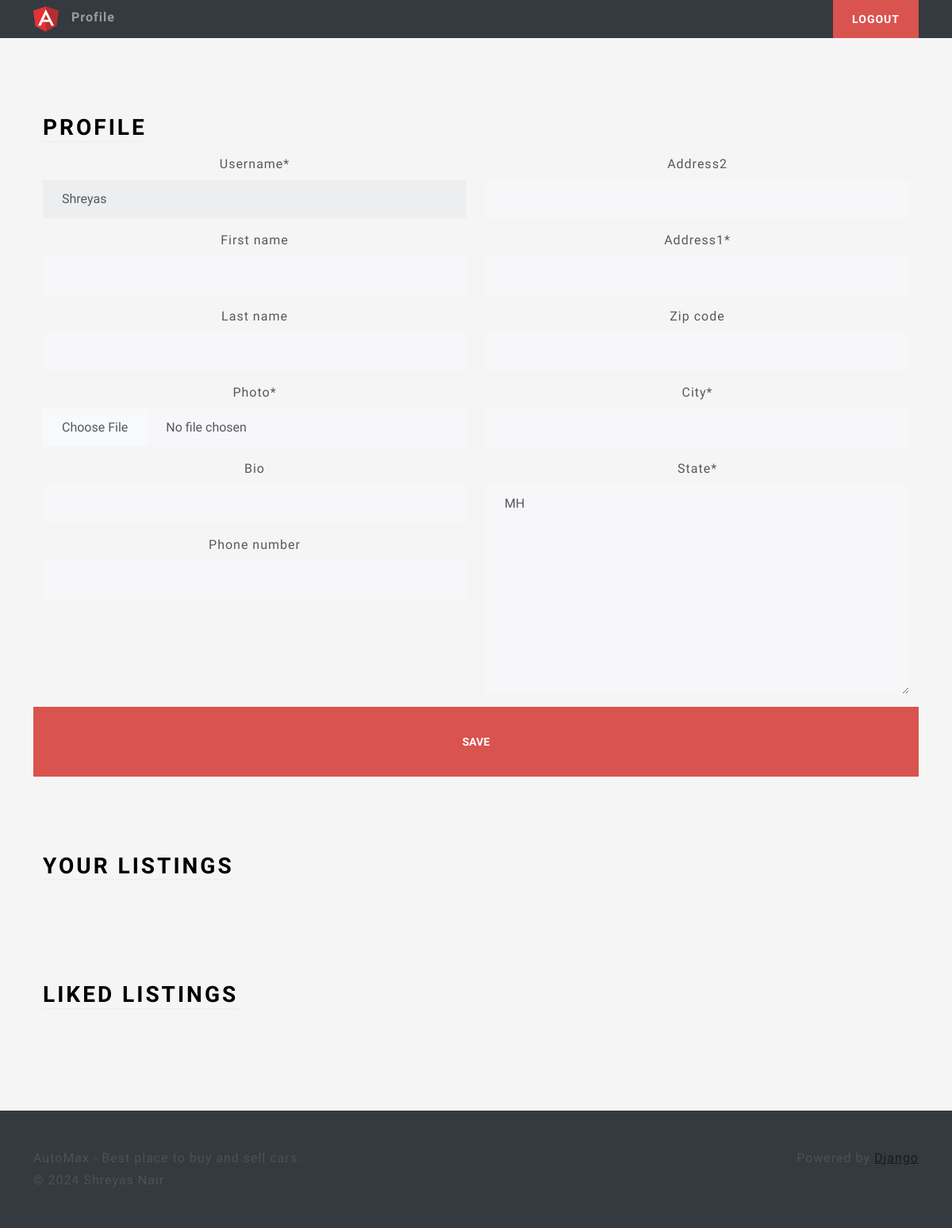
The app's page /profile/ (signed in), older data.
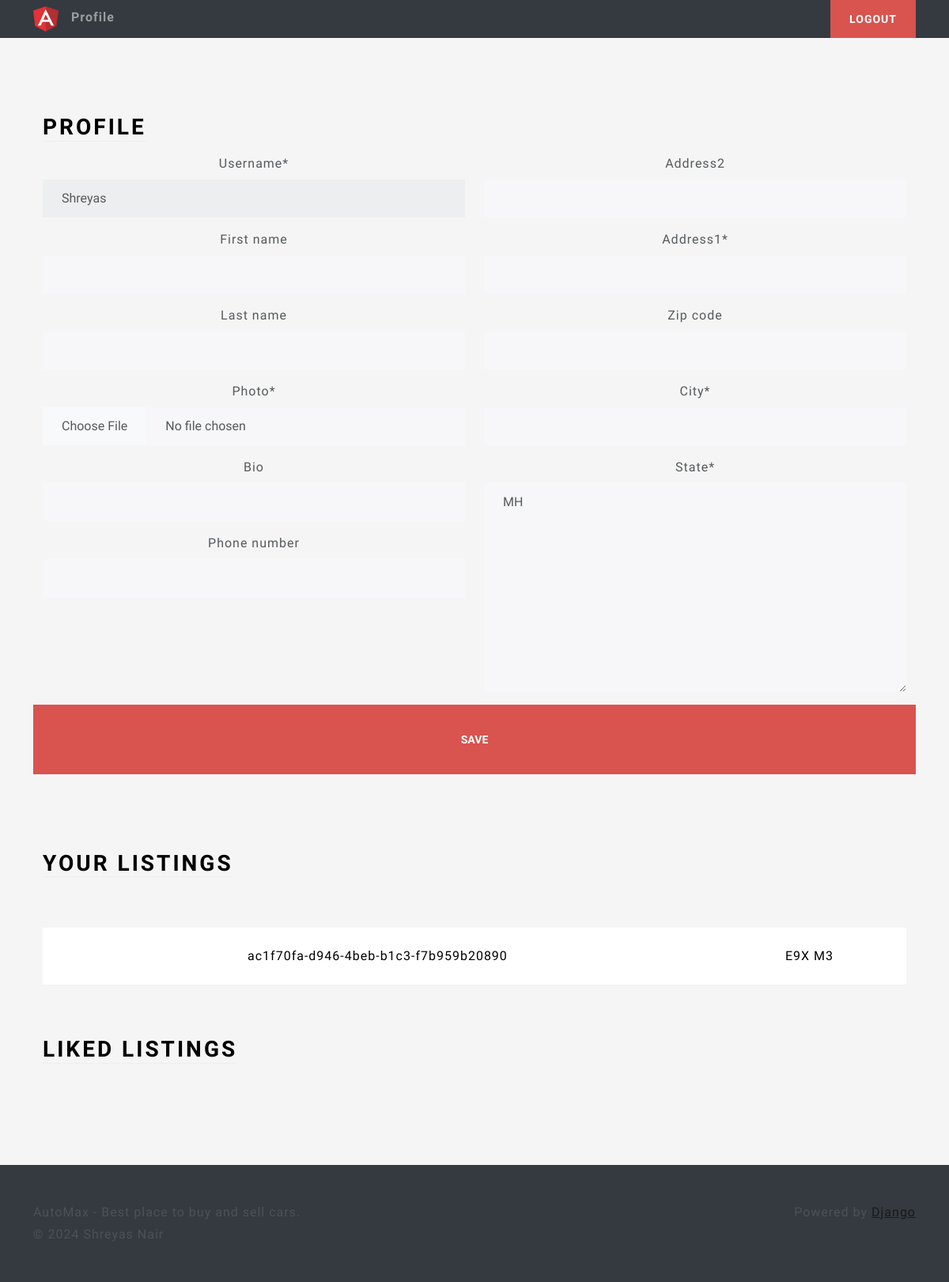
The same page, newer data.
### users/models.py (models this page shows, shortened)
class Profile(models.Model):
    user = models.OneToOneField(User, on_delete=models.CASCADE )
    photo = models.ImageField(null=True,upload_to=user_directory)
    bio = models.CharField(max_length=140 ,blank=True)
    phone_number= models.CharField(max_length=10,blank=True)
    location = models.OneToOneField(Location,on_delete=models.SET_NULL,null=True)

class Location(models.Model):
    address1 =models.CharField(max_length=128,blank=True)
    address2=models.CharField(max_length=128, blank=True)
    city = models.CharField(max_length=64)
    state = INStateField(default="MH")
    zip_code = INZipCodeField(required=True)

### main/models.py (models this page shows, shortened)
class Listing(models.Model):
    id = models.UUIDField(
        primary_key=True, default=uuid.uuid4, unique=True, editable=False)
    created_at = models.DateTimeField(auto_now_add=True)
    updated_at = models.DateTimeField(auto_now=True)
    seller = models.ForeignKey(Profile, on_delete=models.CASCADE)
    brand = models.CharField(max_length=24, choices=CARS_BRANDS, default=None)
    model = models.CharField(max_length=64,)
    vin = models.CharField(max_length=17,)
    mileage = models.IntegerField(default=0)
    color = models.CharField(max_length=24,default='White')
    description = models.TextField()
    engine = models.CharField(max_length=24)
    transmisson = models.CharField(
        max_length=24, choices=TRANSMISSION_OPTIONS, default=None)
    location = models.OneToOneField(
        Location, on_delete=models.SET_NULL, null=True)
    image = models.ImageField(upload_to=user_listing_path)

### users/views.py (the view, shortened to what this page needs)
# urls.py: path('profile/',ProfileView.as_view(),name='profile'),
@method_decorator(login_required, name='dispatch')
class ProfileView(View):
    def get(self, request):
        user_listings = Listing.objects.filter(seller = request.user.profile)
        user_liked_listings = LikedListing.objects.filter(profile = request.user.profile).all()
        user_form = UserForm(instance=request.user)
        profile_form = ProfileForm(instance=request.user.profile)
        location_form = LocationForm(instance=request.user.profile.location)
        return render(request, 'views/profile.html',{'user_form':user_form,'profile_form':profile_form,'location_form':location_form,'user_listings':user_listings,'user_liked_listings':user_liked_listings})

### users/forms.py
class UserForm(forms.ModelForm):
    username = forms.CharField(disabled=True)
    class Meta:
        model = User
        fields =("username","first_name","last_name")

class ProfileForm(forms.ModelForm):
    photo = forms.ImageField(widget=CustomPictureImageFieldWidget)
    bio = forms.TextInput()
    class Meta:
        model = Profile
        fields =("photo","bio","phone_number")

### main/templates/views/profile.html (shortened to what this page needs)
{% extends 'base/base.html' %}
{% load static %}
{% load crispy_forms_tags %}
{% block 'body' %}
<div class="container-fluid text-center py-5">
    <div class="container px-4 py-5" id="hanging-icons">
        <div class="row g-4">
            <div class="col d-flex align-items-start">
                <div>
                    <h2 class="mb-3 border-bottom" style="color: black">Profile</h2>
                </div>
            </div>
        </div>
        <form action="" method="post" enctype="multipart/form-data">
            <div class="row">
                <div class="col-6">
                    {{ user_form|crispy }}
                    {{ profile_form|crispy }}
                </div>
                <div class="col-6">
                    {{ location_form|crispy }}
                </div>
                <br>
                <button class="btn btn-lg btn-danger" type="submit" value="Submit">Save</button>
            </div>
        </form>
    </div>
    <div class="container px-4">
        <div class="row g-4 py-5">
            <div class="col d-flex align-items-start">
                <div>
                    <h2 class="mb-3 border-bottom" style="color: black">Your Listings</h2>
                </div>
            </div>
        </div>
        <table class="table table-hover">
            <tbody>
                {% for listing in user_listings %}
                <tr>
                    <td>{{ listing.id }}</td>
                    <td>{{listing.model }}</td>
                </tr>
                {% endfor %}
            </tbody>
        </table>
    </div>
    <div class="container px-4">
        <div class="row g-4 py-5">
            <div class="col d-flex align-items-start">
                <div>
                    <h2 class="mb-3 border-bottom" style="color: black">Liked Listings</h2>
                </div>
            </div>
        </div>
    </div>
</div>
{% endblock %}

### main/templates/base/base.html (shortened to what this page needs)
{%load static%}
<!DOCTYPE html>
<html lang="en" class="h-100">
<head>
    <link rel="stylesheet" href="{% static 'css/bootstrap.min.css' %}">
    <link rel="stylesheet" href="{% static 'css/style.css' %}">
</head>
<body>
    {% block header %}
        <header class="p3 bg-dark w-100 nav-masthead text-white">
            <div class="container">
                <div class="d-flex flex-wrap align-items-center justify-content-center justify-content-lg-start">
                    <a href="{% url 'home' %}"class="d-flex align-items-center mb-2 mb-lg-0 text-white text-decoration-none">
                        <img class="bi me-2" aria-label="bootstrap" src="{% static 'images/logo.png' %}" alt="Logo" width="32" height="32">
                    </a>
                    {% if request.user.is_authenticated %}
                <ul class="nav col-12 col-lg-auto me-lg-auto mb-2 justify-content-center mb-md-0">
                    <li>
                        <a href="{% url 'profile' %}" class="nav-link px-2">Profile</a>
                    </li>
                </ul>
                <div class="text-end">
                    <a type="button" href="{% url 'logout' %}" class="btn btn-danger">Logout</a>
                </div>
                {% endif %}
                </div>
            </div>
        </header>
    {% endblock header %}
    {% block 'body'%}
    {%endblock%}
</body>
{%block 'footer' %}
<footer class="footer text-muted bg-dark py-5">
    <div class="container">
        <p class="float-end mb-1">Powered by <a href='https://www.djangoproject.com'>Django</a></p>
        <p class="mb-1">AutoMax - Best place to buy and sell cars.</p>
        <p class="mb-0">© {%now 'Y'%} <a>Shreyas Nair</a></p>
    </div>
</footer>
{%endblock%}
</html>

### main/static/css/style.css (style rules this page uses)
html, body { height: 100%; }
body { align-items: center; padding-bottom: 40px; background-color: #f5f5f5; }
.h2, h2 { color: white; }
.nav-masthead .nav-link { padding: .25rem 0; font-weight: 700; color: rgba(255, 255, 255, .5); background-color: transparent; border-bottom: .25rem solid transparent; }

Row changes from the older to the newer data that the page shows:
added Listing: id "ac1f70fa-d946-4beb-b1c3-f7b959b20890", model "E9X M3"
